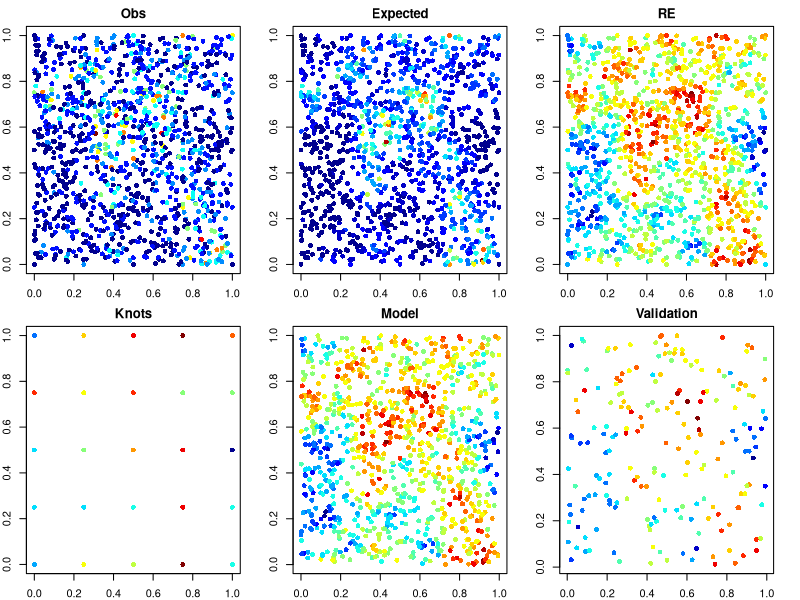
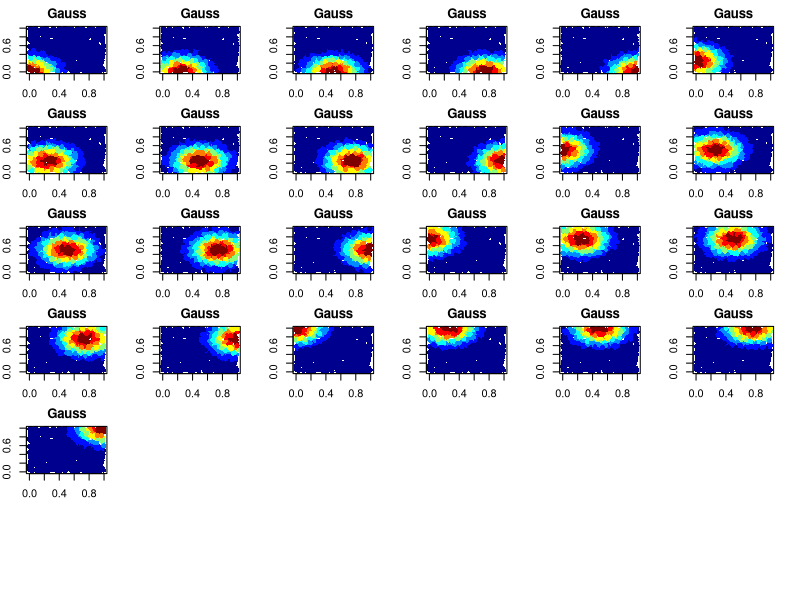
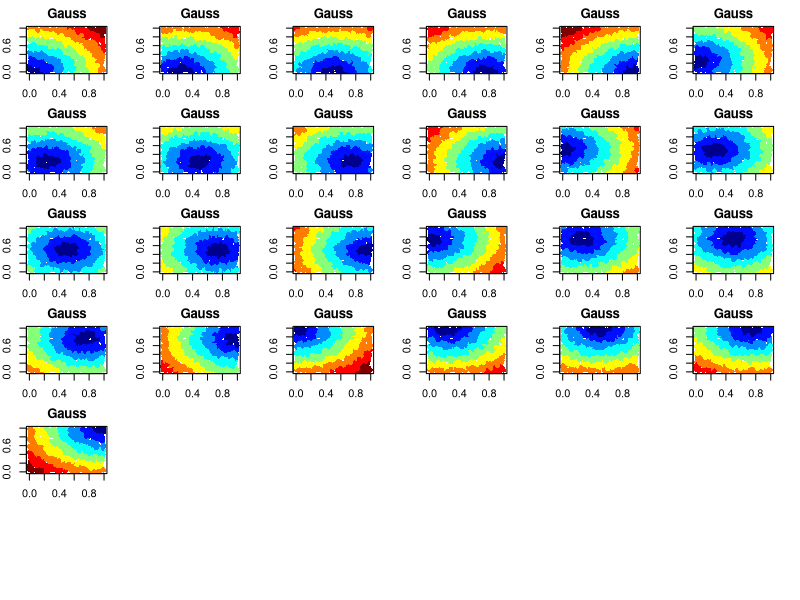
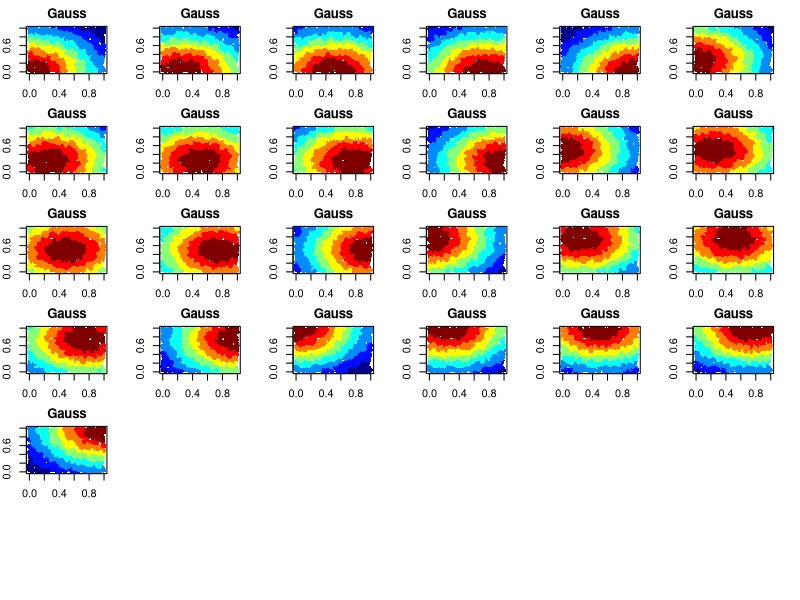
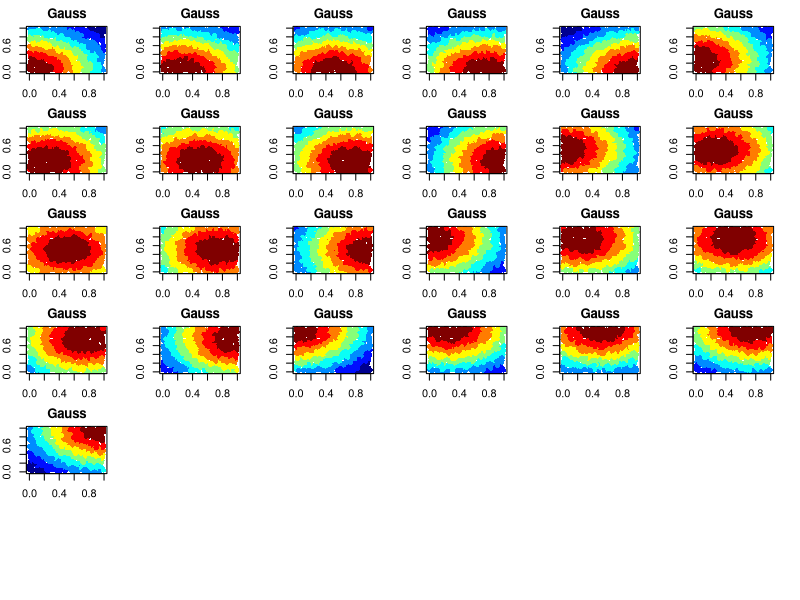
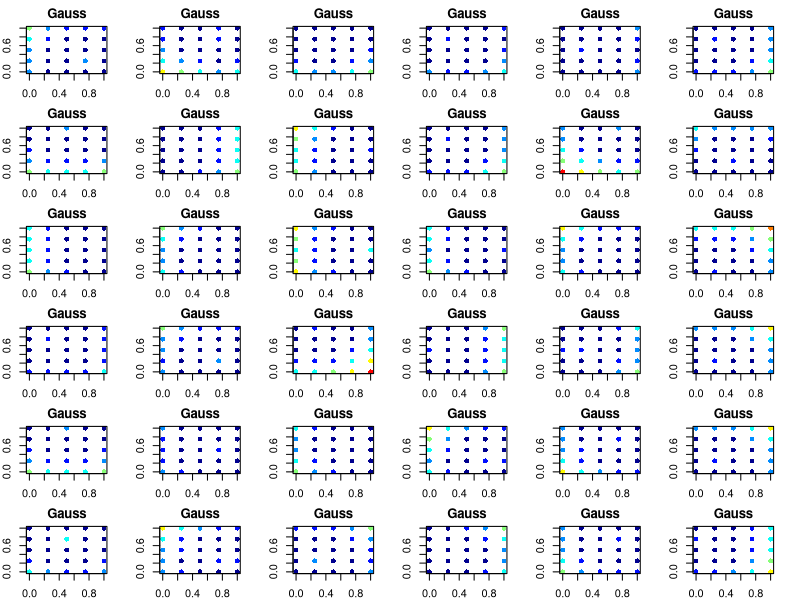
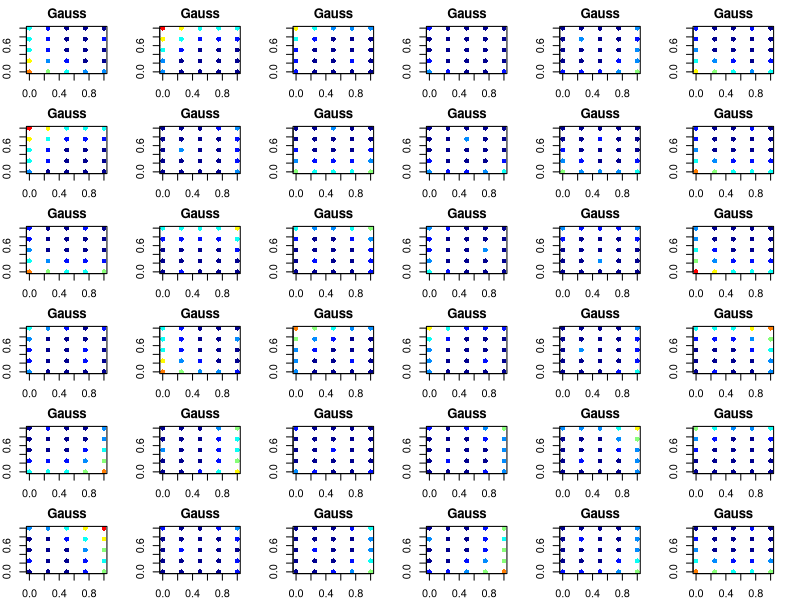
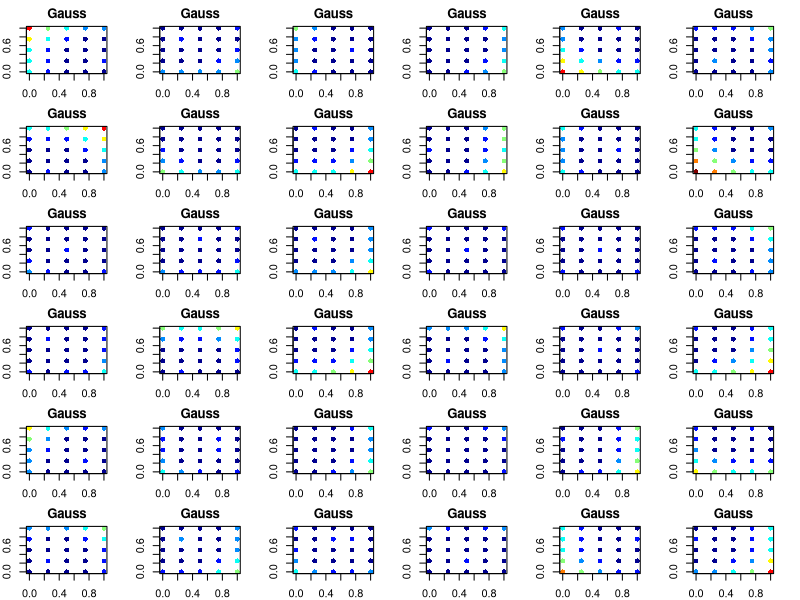

Recreate these plots in R, in order.
library(fields);library(classInt);#library(INLA)
# Generate Time Series
rm(list=ls())
#### 
plotRF<-function(dat,rangeDat,label,location,length.out=10){
  breaks <- seq(range(rangeDat,na.rm = TRUE)[1],
                range(rangeDat,na.rm = TRUE)[2],
                length.out=length.out)
  pal <- tim.colors(length(breaks)-1)
  fb <- classIntervals(dat, n = length(pal),
                       style = "fixed", fixedBreaks = breaks)
  col <- findColours(fb, pal)
  plot(x=location[,1],y=location[,2],col=col, pch=16,
       main=label)
}


# Basis functions representations
set.seed(123456)
nRank= 25; nMod<-1000 ; nCV<-floor(nMod*0.2)
indRank<-1:nRank ; indMod<-(nRank+1):(nRank+nMod) ; indCV<-(nRank+nMod+1):(nRank+nMod+nCV)
gridLocationRank<-as.matrix(expand.grid(seq(0,1,length.out = sqrt(nRank)),seq(0,1,length.out = sqrt(nRank))))
gridLocationMod<-cbind(runif(nMod),runif(nMod))
gridLocationCV<-cbind(runif(nCV),runif(nCV))
# Generate Data
phi=0.2; sigma2=1
gridLocationComplete<-rbind(gridLocationRank,gridLocationMod,gridLocationCV)
distMat<-as.matrix(rdist(gridLocationComplete))
covMat<-(1+(sqrt(5)*(distMat/phi))+((5*distMat^2)/(3*(phi^2))))*exp(-(sqrt(5)*(distMat/phi)))
covMat<-exp(-(distMat/phi))
# covMat<-sigma2*covMat
TSseed<-rnorm(nRank+nMod+nCV)
w<-t(chol(covMat))%*%TSseed
z<-sapply(exp(w),rpois,n=1)

############################################
#dev.off()
par(mfrow=c(2,3),mar=c(2,2,2,2))
plotRF(dat=z,rangeDat=z,label="Obs",location=gridLocationComplete,length.out=10)
plotRF(dat=exp(w),rangeDat=exp(w),label="Expected",location=gridLocationComplete,length.out=20)
plotRF(dat=w,rangeDat=w,label="RE",location=gridLocationComplete,length.out=20)

plotRF(dat=w[indRank],rangeDat=w[indRank],label="Knots",location=gridLocationComplete[indRank,],length.out=20)
plotRF(dat=w[indMod],rangeDat=w[indMod],label="Model",location=gridLocationComplete[indMod,],length.out=20)
plotRF(dat=w[indCV],rangeDat=w[indCV],label="Validation",location=gridLocationComplete[indCV,],length.out=20)


# Distance
distMat<-as.matrix(dist(gridLocationComplete))
distBasis<-distMat[c(indMod),indRank]
dim(distBasis)

####################################################################################################################################


# GAussian
phi<-3
gaussBasis<-function(phi,dist){
  exp(-(phi*dist)^2)
}
basisMat<-apply(distBasis,2,gaussBasis,phi=phi)
par(mfrow=c(6,6),mar=c(2,2,2,2))
apply(basisMat,2,plotRF,rangeDat=basisMat,label="Gauss",location=gridLocationMod,length.out=10)
# plotRF(dat=basisMat[,1],rangeDat=basisMat,label="Gauss",location=gridLocationMod,length.out=10)

# Multi-quadratic
phi<-200
multiQuadBasis<-function(phi,dist){
  sqrt(1+(phi*dist)^2)
}
basisMat<-apply(distBasis,2,multiQuadBasis,phi=phi)
par(mfrow=c(6,6),mar=c(2,2,2,2))
apply(basisMat,2,plotRF,rangeDat=basisMat,label="Gauss",location=gridLocationMod,length.out=10)

# Inverse Quadratic
phi<-1
invQuadBasis<-function(phi,dist){
  1/(1+(phi*dist)^2)
}
basisMat<-apply(distBasis,2,invQuadBasis,phi=phi)
par(mfrow=c(6,6),mar=c(2,2,2,2))
apply(basisMat,2,plotRF,rangeDat=basisMat,label="Gauss",location=gridLocationMod,length.out=10)


# Inverse multiquadratic
phi<-1
invMultQuadBasis<-function(phi,dist){
  1/sqrt(1+(phi*dist)^2)
}
basisMat<-apply(distBasis,2,invMultQuadBasis,phi=phi)
par(mfrow=c(6,6),mar=c(2,2,2,2))
apply(basisMat,2,plotRF,rangeDat=basisMat,label="Gauss",location=gridLocationMod,length.out=10)

#고쳤음
# Thin-plate spline
tpsBasis<-function(dist){
  (dist)*log(dist)
}
basisMat<-apply(distBasis,2,tpsBasis)
par(mfrow=c(6,6),mar=c(2,2,2,2))
apply(basisMat,1,plotRF,rangeDat=basisMat,label="Gauss",location=gridLocationRank,length.out=10)

# Bump Functions

# Polyharmonic
